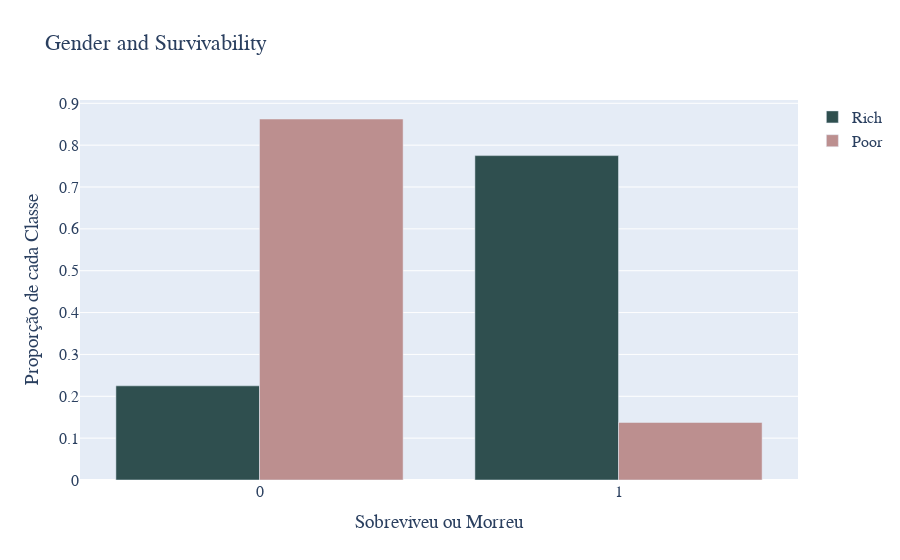

Here is the notebook cell this chart was saved with:
### Code cell
ricos = go.Bar(x=ratio_ricos.index,
              y=ratio_ricos.values,
              marker={"color":"darkslategrey"},
              name="Rich",
              hovertemplate="Percentage %{y:.3f}%")

pobres = go.Bar(x=ratio_pobres.index,
              y=ratio_pobres.values,
              marker={"color":"rosybrown"},
              name="Poor",
              hovertemplate="Percentage %{y:.3f}%")

layout = go.Layout(title="Gender and Survivability",
                  xaxis={"title":"Sobreviveu ou Morreu"},
                  yaxis={"title":"Proporção de cada Classe"})

fig = go.Figure(data=[ricos,pobres], layout=layout)
fig.update_layout(
    font=dict(family='Droid-Serif', size=16))
fig.show()

### Figure 1 — Plotly figure (JSON) as saved in the notebook; plotly's stock layout.template omitted (floating-point values rounded to 4 significant figures)
{"data": [{"hovertemplate": "Percentage %{y:.3f}%", "marker": {"color": "darkslategrey"}, "name": "Rich", "type": "bar", "x": [1, 0], "y": [0.775, 0.225]}, {"hovertemplate": "Percentage %{y:.3f}%", "marker": {"color": "rosybrown"}, "name": "Poor", "type": "bar", "x": [1, 0], "y": [0.1375, 0.8625]}], "layout": {"font": {"family": "Droid-Serif", "size": 16}, "title": {"text": "Gender and Survivability"}, "xaxis": {"title": {"text": "Sobreviveu ou Morreu"}}, "yaxis": {"title": {"text": "Proporção de cada Classe"}}}}
